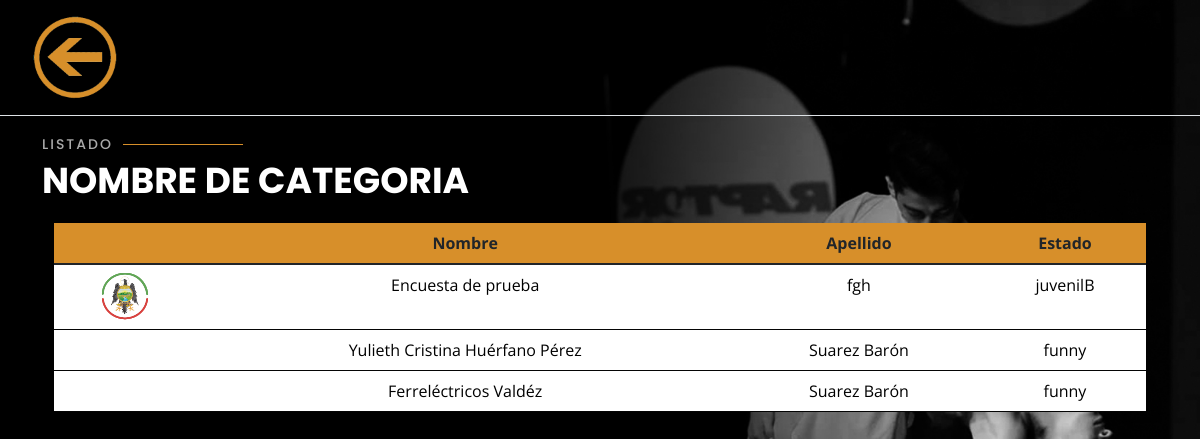
Screenshot of /listado.php with the database file from the repository.
### tables this page shows
CREATE TABLE IF NOT EXISTS `students` (
  `foto` varchar(200) DEFAULT NULL,
  `Id` varchar(15) NOT NULL,
  `Nombre` varchar(40) NOT NULL,
  `Apellidos` varchar(40) NOT NULL,
  `email` varchar(40) DEFAULT NULL,
  `telefono` int(15) NOT NULL,
  `direccion` varchar(30) NOT NULL,
  `fecha_nac` date NOT NULL,
  `categoria` varchar(50) NOT NULL,
  `nombre_acudiente` varchar(30) DEFAULT NULL,
  `ape_acudiente` varchar(30) DEFAULT NULL,
  `tel_acudiente` varchar(15) DEFAULT NULL,
  `fecha_inicio` date NOT NULL,
  `fecha_fin` date NOT NULL,
  `paquete` varchar(20) NOT NULL,
  `observaciones` varchar(200) DEFAULT NULL,
  PRIMARY KEY (`Id`)
);

### listado.php (the view, shortened to what this page needs)
<?php
	$conexion=mysqli_connect('localhost','root','','suadance');
 ?>
<!DOCTYPE html>
<html lang="en">
<head>
  <link href="assets/vendor/bootstrap/css/bootstrap.min.css" rel="stylesheet">
  <link href="assets/vendor/bootstrap-icons/bootstrap-icons.css" rel="stylesheet">
  <link href="assets/vendor/boxicons/css/boxicons.min.css" rel="stylesheet">
  <link href="assets/vendor/glightbox/css/glightbox.min.css" rel="stylesheet">
  <link href="assets/vendor/remixicon/remixicon.css" rel="stylesheet">
  <link href="assets/vendor/swiper/swiper-bundle.min.css" rel="stylesheet">
  <link href="assets/css/style.css" rel="stylesheet">
</head>
<body onload="listar();">
  <header class="d-flex flex-wrap justify-content-center py-3 mb-4 border-bottom">
      <a href="index.php" class="d-flex align-items-center mb-3 mb-md-0 me-md-auto text-dark text-decoration-none">
        <img src="assets/img/regresar.png" width="150px">
      </a>
    </header>
    <div class="container">
      <div class="section-title">
        <h2>Listado</h2>
        <p>Nombre de Categoria</p>
      </div>
     <div class="container">
            <table class="table">
            <thead>
                <tr>
                <th scope="col"></th>
                <th scope="col">Nombre</th>
                <th scope="col">Apellido</th>
                <th scope="col">Estado</th>
                </tr>
            </thead>
            <tbody>
              <?php
              $sql="SELECT * from students";
              $result=mysqli_query($conexion,$sql);
              while($mostrar=mysqli_fetch_array($result)){
              ?>
                <tr>
                <td><img src="<?php echo $mostrar['foto'] ?>" class="img-fluid" alt=""></td>
                <td><?php echo $mostrar['Nombre'] ?></td>
                <td><?php echo $mostrar['Apellidos'] ?></td>
                <td><?php echo $mostrar['categoria'] ?></td>
                </tr>
                <?php
	              }
	              ?>
            </tbody>
        </table>
     </div>
    </div>
</body>
</html>

### assets/css/style.css (style rules this page uses)
body { font-family: "Open Sans", sans-serif; background-color: #040404; color: #fff; position: relative; background: transparent; }
body::before { content: ""; position: fixed; background: #040404 url("../img/FondoPrincipal.jpg") top right no-repeat; background-size: cover; left: 0; right: 0; top: 0; height: 100vh; z-index: -1; }
@media (min-width: 1024px) { body::before { background-attachment: fixed; } }
a { color: #d78f2a; text-decoration: none; }
h1, h2, h3, h4, h5, h6 { font-family: "Raleway", sans-serif; }
.section-title h2 { font-size: 14px; font-weight: 500; padding: 0; line-height: 1px; margin: 0 0 20px 0; letter-spacing: 2px; text-transform: uppercase; color: #aaaaaa; font-family: "Poppins", sans-serif; }
.section-title h2::after { content: ""; width: 120px; height: 1px; display: inline-block; background: #d78f2a; margin: 4px 10px; }
.section-title p { margin: 0; margin: -15px 0 15px 0; font-size: 36px; font-weight: 700; text-transform: uppercase; font-family: "Poppins", sans-serif; color: #fff; }
img { max-height: 400px; max-width:500px; }
.table { border: #040404; }
.table thead tr { background: #d78f2a; font-weight: bold; }
.table tbody { background: #fff; text-align: center; }
.table td { color: rgb(0, 0, 0); }
.table th { text-align: center; }

### rows the page displays
students: foto (picture), Nombre "Encuesta de prueba", Apellidos "fgh", categoria "juvenilB"
students: Nombre "Yulieth Cristina Huérfano Pérez", Apellidos "Suarez Barón", categoria "funny"
students: Nombre "Ferreléctricos Valdéz", Apellidos "Suarez Barón", categoria "funny"
